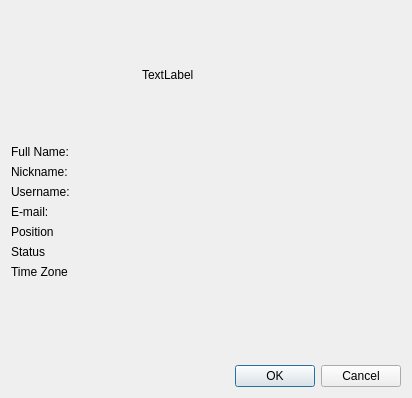
<?xml version="1.0" encoding="UTF-8"?>
<ui version="4.0">
 <class>UserProfileDialog</class>
 <widget class="QDialog" name="UserProfileDialog">
  <property name="geometry">
   <rect>
    <x>0</x>
    <y>0</y>
    <width>412</width>
    <height>398</height>
   </rect>
  </property>
  <property name="windowTitle">
   <string>Dialog</string>
  </property>
  <layout class="QVBoxLayout" name="verticalLayout_2">
   <item alignment="Qt::AlignHCenter">
    <widget class="QLabel" name="avatar">
     <property name="minimumSize">
      <size>
       <width>128</width>
       <height>128</height>
      </size>
     </property>
     <property name="maximumSize">
      <size>
       <width>128</width>
       <height>128</height>
      </size>
     </property>
     <property name="text">
      <string>TextLabel</string>
     </property>
    </widget>
   </item>
   <item>
    <layout class="QHBoxLayout" name="horizontalLayout">
     <item>
      <layout class="QVBoxLayout" name="verticalLayout_3">
       <property name="sizeConstraint">
        <enum>QLayout::SetMinimumSize</enum>
       </property>
       <item>
        <widget class="QLabel" name="fullnameLabel">
         <property name="text">
          <string>Full Name:</string>
         </property>
        </widget>
       </item>
       <item>
        <widget class="QLabel" name="nicknameLabel">
         <property name="text">
          <string>Nickname:</string>
         </property>
        </widget>
       </item>
       <item>
        <widget class="QLabel" name="usernameLabel">
         <property name="text">
          <string>Username:</string>
         </property>
        </widget>
       </item>
       <item>
        <widget class="QLabel" name="emailLabel">
         <property name="text">
          <string>E-mail:</string>
         </property>
        </widget>
       </item>
       <item>
        <widget class="QLabel" name="positionLabel">
         <property name="text">
          <string>Position</string>
         </property>
        </widget>
       </item>
       <item>
        <widget class="QLabel" name="statusLabel">
         <property name="text">
          <string>Status</string>
         </property>
        </widget>
       </item>
       <item>
        <widget class="QLabel" name="timezoneLabel">
         <property name="text">
          <string>Time Zone</string>
         </property>
        </widget>
       </item>
       <item>
        <spacer name="verticalSpacer_2">
         <property name="orientation">
          <enum>Qt::Vertical</enum>
         </property>
         <property name="sizeHint" stdset="0">
          <size>
           <width>20</width>
           <height>40</height>
          </size>
         </property>
        </spacer>
       </item>
      </layout>
     </item>
     <item>
      <layout class="QVBoxLayout" name="verticalLayout">
       <item>
        <widget class="QLabel" name="fullnameValue">
         <property name="text">
          <string/>
         </property>
        </widget>
       </item>
       <item>
        <widget class="QLabel" name="nicknameValue">
         <property name="text">
          <string/>
         </property>
        </widget>
       </item>
       <item>
        <widget class="QLabel" name="usernameValue">
         <property name="text">
          <string/>
         </property>
        </widget>
       </item>
       <item>
        <widget class="QLabel" name="emailValue">
         <property name="text">
          <string/>
         </property>
        </widget>
       </item>
       <item>
        <widget class="QLabel" name="positionValue">
         <property name="text">
          <string/>
         </property>
        </widget>
       </item>
       <item>
        <widget class="QLabel" name="statusValue">
         <property name="text">
          <string/>
         </property>
        </widget>
       </item>
       <item>
        <widget class="QLabel" name="timezoneValue">
         <property name="text">
          <string/>
         </property>
        </widget>
       </item>
       <item>
        <spacer name="verticalSpacer">
         <property name="orientation">
          <enum>Qt::Vertical</enum>
         </property>
         <property name="sizeHint" stdset="0">
          <size>
           <width>20</width>
           <height>40</height>
          </size>
         </property>
        </spacer>
       </item>
      </layout>
     </item>
    </layout>
   </item>
   <item>
    <widget class="QDialogButtonBox" name="buttonBox">
     <property name="orientation">
      <enum>Qt::Horizontal</enum>
     </property>
     <property name="standardButtons">
      <set>QDialogButtonBox::Cancel|QDialogButtonBox::Ok</set>
     </property>
    </widget>
   </item>
  </layout>
 </widget>
 <resources/>
 <connections>
  <connection>
   <sender>buttonBox</sender>
   <signal>accepted()</signal>
   <receiver>UserProfileDialog</receiver>
   <slot>accept()</slot>
   <hints>
    <hint type="sourcelabel">
     <x>248</x>
     <y>254</y>
    </hint>
    <hint type="destinationlabel">
     <x>157</x>
     <y>274</y>
    </hint>
   </hints>
  </connection>
  <connection>
   <sender>buttonBox</sender>
   <signal>rejected()</signal>
   <receiver>UserProfileDialog</receiver>
   <slot>reject()</slot>
   <hints>
    <hint type="sourcelabel">
     <x>316</x>
     <y>260</y>
    </hint>
    <hint type="destinationlabel">
     <x>286</x>
     <y>274</y>
    </hint>
   </hints>
  </connection>
 </connections>
</ui>
